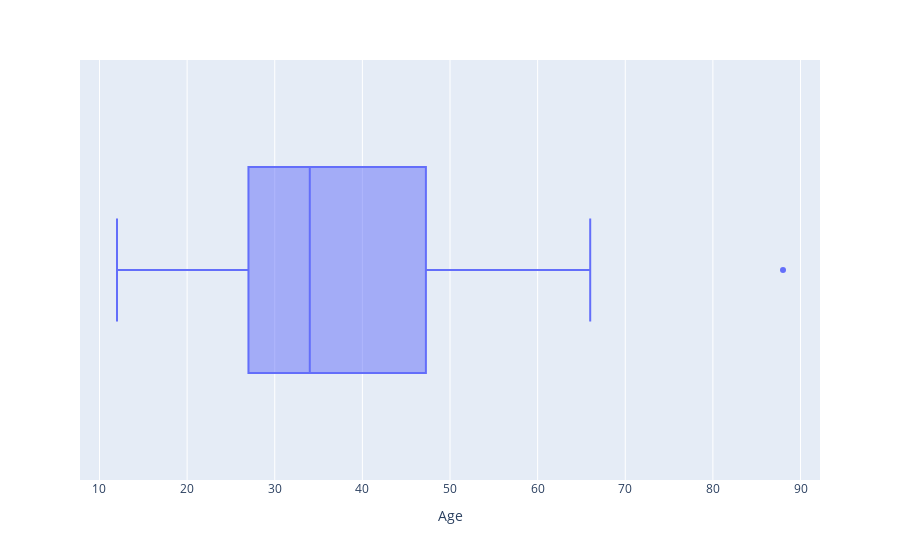

Notebook cell for this chart:
### Code cell
px.box(data, x = 'Age')

### Figure 1 — Plotly figure (JSON) as saved in the notebook; plotly's stock layout.template omitted (floating-point values rounded to 4 significant figures)
{"data": [{"alignmentgroup": "True", "hovertemplate": "Age=%{x}<extra></extra>", "legendgroup": "", "marker": {"color": "#636efa"}, "name": "", "notched": false, "offsetgroup": "", "orientation": "h", "showlegend": false, "type": "box", "x": [43, 18, 22, 25, 45, 12, 23, 33, 27, 27, 48, 34, 32, 66, 24, 34, 34, 55, 65, 44, 88, 33, 43, 32, 66, 24, 34, 27, 34, 55, 65], "x0": " ", "xaxis": "x", "y0": " ", "yaxis": "y"}], "layout": {"boxmode": "group", "legend": {"tracegroupgap": 0}, "margin": {"t": 60}, "xaxis": {"anchor": "y", "domain": [0, 1], "title": {"text": "Age"}}, "yaxis": {"anchor": "x", "domain": [0, 1]}}}
